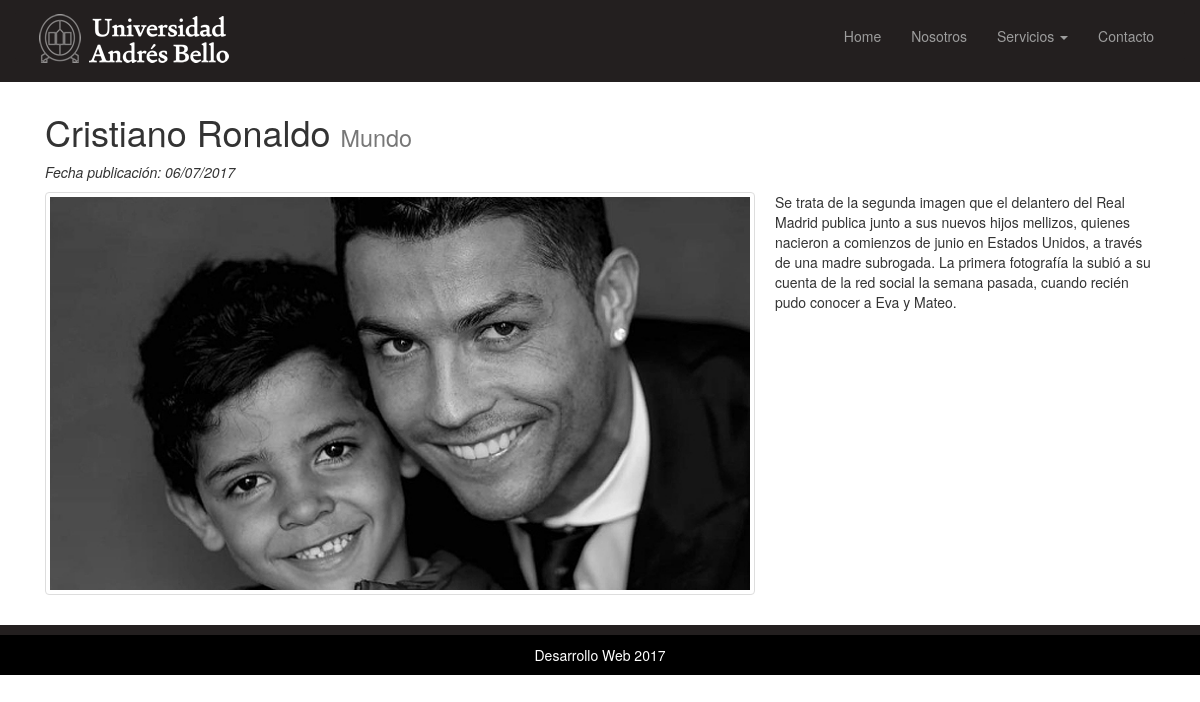
The app's page /noticia/17/ with its own data.
### portalNoti/models.py (models this page shows, shortened)
class Noticia(models.Model):
    titular = models.CharField(max_length=140)
    categoria = models.ForeignKey(Categoria)
    description = models.TextField()
    destacada = models.BooleanField(default=False)
    created = models.DateTimeField(auto_now_add=True)
    modified = models.DateTimeField(auto_now=True)
    imagen = models.ImageField(upload_to='photos')

class Categoria(models.Model):
    nombre = models.CharField(max_length=140)
    created = models.DateTimeField(auto_now_add=True)
    modified = models.DateTimeField(auto_now=True)
    def __str__(self):
        return self.nombre

### portalNoti/views.py (the view)
# urls.py: url(r'^noticia/(?P<pk>[0-9]+)/$', views.noticia_detalle, name = 'noticia_detalle'),
def noticia_detalle(request, pk):
    noticia = get_object_or_404(Noticia, pk=pk)
    template_name = 'portalNoti/noticia_detalle.html'
    return render(request, template_name, {'noticia': noticia})

### templates/portalNoti/noticia_detalle.html (shortened to what this page needs)
{% extends 'base.html' %}
{% load thumbnail %}
{% block content %}
  <section>
    <div class="container">
      <div class="col-lg-12">
        <h1> {{noticia.titular}} <small>{{noticia.categoria}}</small></h1>
        <p><em>Fecha publicación: {{noticia.created|date:"d/m/Y"}}</em></p>
        {% thumbnail noticia.imagen "200x200" crop="center" as im %}
          <img src="{{ im.url }}" width="{{ im.width }}" height="{{ im.height }}" class="img-responsive img-thumbnail pull-left img-margin-right">
        {% endthumbnail %}
        <p>{{noticia.description|linebreaks}} </p>
      </div>
    </div>
  </section>
{% endblock %}

### static/css/style.css (style rules this page uses)
.img-margin-right { margin-right: 20px; }

### records on screen
Noticia: titular "Cristiano Ronaldo", categoria "Mundo", created "06/07/2017", description "Se trata de la segunda imagen que el delantero del Real Madrid publica junto a sus nuevos hijos mellizos, quienes nacieron a comienzos de junio en Estados Unidos, a través de una madre subrogada. La primera fotografía la subió a su cuenta de la red social la semana pasada, cuando recién pudo conocer a Eva y Mateo."
